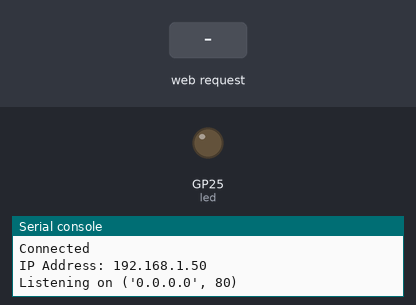
Recording of a program running on a simulated Raspberry Pi Pico running MicroPython. Parts: output pins drawn as LEDs (lit = HIGH), the last lines printed to the serial console. The inputs (shaded band) are chosen by the test bench. WiFi joins after 1.5 s.

Above: at 3.2 s.
3.3 s: HTTP request GET /light/on received
At 3.8 s:
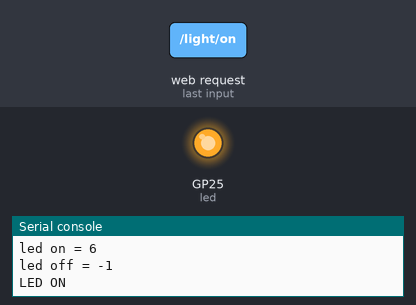
4.8 s: HTTP request GET /light/off received
At 6.1 s:
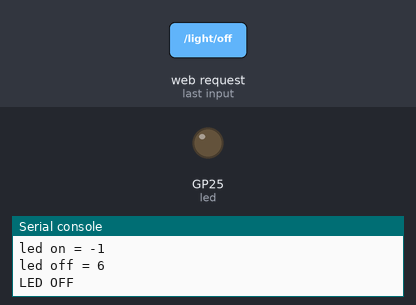
Timing chart, 0 to 7.8 s (numbered marks = the images above; inputs shaded):
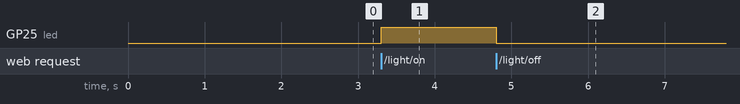

The program:

led_Control.py
```python
import network
import socket
import time
from machine import Pin

# Initialize the LED
led = Pin("LED", Pin.OUT)

# Define Wi-Fi credentials
ssid = 'Astra_Net'
password = 'astra2929'

# Initialize and connect to Wi-Fi
wlan = network.WLAN(network.STA_IF)
wlan.active(True)
wlan.connect(ssid, password)

# HTML template with a placeholder for status
html = """<!DOCTYPE html>
<html>
<head>
    <title>Pico W</title>
</head>
<body>
    <h1>Pico W</h1>
    <p>%s</p>
</body>
</html>
"""

# Wait for Wi-Fi connection or fail
max_wait = 10
while max_wait > 0:
    if wlan.status() < 0 or wlan.status() >= 3:
        break
    max_wait -= 1
    print('Waiting for connection...')
    time.sleep(1)

# Handle connection error
if wlan.status() != 3:
    raise RuntimeError('Network connection failed')
else:
    print('Connected')
    status = wlan.ifconfig()
    print('IP Address:', status[0])

# Create a socket and bind it to 0.0.0.0 on port 80
addr = socket.getaddrinfo('0.0.0.0', 80)[0][-1]
s = socket.socket()
s.bind(addr)
s.listen(1)
print('Listening on', addr)

# Listen for incoming connections
while True:
    try:
        cl, addr = s.accept()
        print('Client connected from', addr)
        request = cl.recv(1024)
        print(request)

        request = str(request)
        led_on = request.find('/light/on')
        led_off = request.find('/light/off')
        print('led on =', led_on)
        print('led off =', led_off)

        if led_on == 6:
            print("LED ON")
            led.value(1)
            state = "LED is ON"
        elif led_off == 6:
            print("LED OFF")
            led.value(0)
            state = "LED is OFF"
        else:
            state = "Invalid command"

        response = html % state

        cl.send('HTTP/1.0 200 OK\r\nContent-type: text/html\r\n\r\n')
        cl.send(response.encode())  # Encode the response as bytes
        cl.close()

    except OSError as e:
        cl.close()
        print('Connection closed')
```

Measured:
- after the input at 3.3 s, GP25 (led): LOW → HIGH at once
- after the input at 4.8 s, GP25 (led): HIGH → LOW at once
